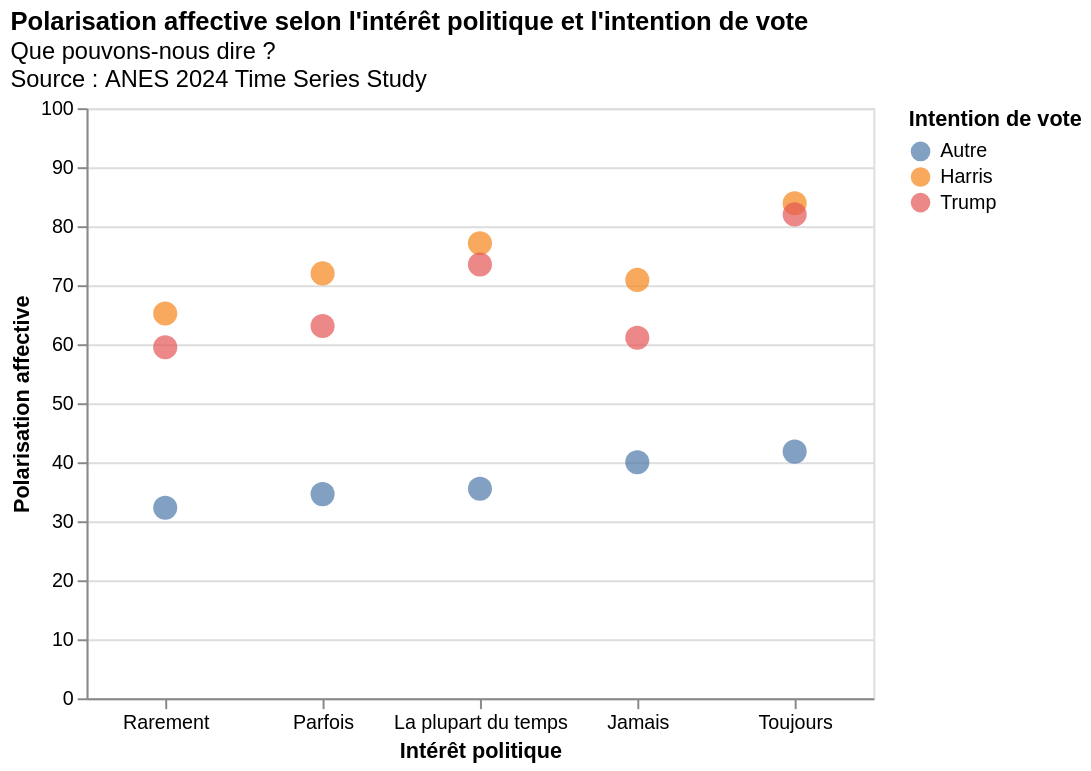

Notebook cell for this chart:
### Markdown cell above
## 4. Ordonner les modalités avec `sort`

Nous remarquons aussi que l'axe X n'est pas trié dans un ordre logique.

Par défaut, Altair trie les catégories par ordre alphabétique. Cependant, cet ordre n'est souvent pas pertinent. 

Nous pouvons trier les catégories manuellement avec une liste.

**Concept :** Le paramètre `sort=` dans l'encodage permet de spécifier l'ordre d'affichage. Nous pouvons utiliser cet élément de différentes manières :
- avec une **liste** de catégories/modalités dans l'ordre souhaité
- `sort="-y"` pour trier par ordre décroissant de l'axe Y
- `sort="y"` pour trier par ordre croissant

### Code cell
# Ordre logique pour l'intérêt politique (du moins intéressé au plus intéressé)
pol_int_order = ["Jamais", "Rarement", "Parfois", "La plupart du temps", "Toujours"]

chart_sorted = (
    alt.Chart(df_means)
    .mark_point(size=150, filled=True)
    .encode(
        x=alt.X(
            "pol_int_label",
            type="ordinal",
            title="Intérêt politique",
            sort="y",  # utilisez ici la liste `pol_int_order`
        ),
        y=alt.Y(
            "aff_pol",
            type="quantitative",
            title="Polarisation affective",
            scale=alt.Scale(domain=[0, 100]),
        ),
        color=alt.Color(
            "vote_int_label",
            type="nominal",
            title="Intention de vote",
        ),
    )
    .properties(
        title=alt.TitleParams(
            text="Polarisation affective selon l'intérêt politique et l'intention de vote",
            subtitle=[
                "Que pouvons-nous dire ?",
                "Source : ANES 2024 Time Series Study",
            ],
            anchor="start",
        ),
        width=400,
        height=300,
    )
    .configure_axis(labelAngle=0)
)

chart_sorted

### Figure 1 — Vega specification as saved in the notebook (floating-point values rounded to 4 significant figures)
{"$schema": "https://vega.github.io/schema/vega/v6.json", "data": [{"name": "source_0"}, {"name": "data_0", "values": [{"aff_pol": 41.8, "pol_int_label": "Toujours", "vote_int_label": "Autre"}, {"aff_pol": 83.9, "pol_int_label": "Toujours", "vote_int_label": "Harris"}, {"aff_pol": 82.0, "pol_int_label": "Toujours", "vote_int_label": "Trump"}, {"aff_pol": 35.5, "pol_int_label": "La plupart du temps", "vote_int_label": "Autre"}, {"aff_pol": 77.1, "pol_int_label": "La plupart du temps", "vote_int_label": "Harris"}, {"aff_pol": 73.5, "pol_int_label": "La plupart du temps", "vote_int_label": "Trump"}, {"aff_pol": 34.6, "pol_int_label": "Parfois", "vote_int_label": "Autre"}, {"aff_pol": 72.0, "pol_int_label": "Parfois", "vote_int_label": "Harris"}, {"aff_pol": 63.1, "pol_int_label": "Parfois", "vote_int_label": "Trump"}, {"aff_pol": 32.3, "pol_int_label": "Rarement", "vote_int_label": "Autre"}, {"aff_pol": 65.2, "pol_int_label": "Rarement", "vote_int_label": "Harris"}, {"aff_pol": 59.5, "pol_int_label": "Rarement", "vote_int_label": "Trump"}, {"aff_pol": 40.0, "pol_int_label": "Jamais", "vote_int_label": "Autre"}, {"aff_pol": 70.9, "pol_int_label": "Jamais", "vote_int_label": "Harris"}, {"aff_pol": 61.1, "pol_int_label": "Jamais", "vote_int_label": "Trump"}]}, {"name": "source_0_x_domain_pol_int_label", "values": [{"pol_int_label": "Toujours", "sort_field": 41.8}, {"pol_int_label": "La plupart du temps", "sort_field": 35.5}, {"pol_int_label": "Parfois", "sort_field": 34.6}, {"pol_int_label": "Rarement", "sort_field": 32.3}, {"pol_int_label": "Jamais", "sort_field": 40.0}]}, {"name": "data_0_color_domain_vote_int_label", "values": [{"vote_int_label": "Autre"}, {"vote_int_label": "Harris"}, {"vote_int_label": "Trump"}]}], "marks": [{"type": "symbol", "name": "marks", "from": {"data": "data_0"}, "encode": {"update": {"y": {"field": "aff_pol", "scale": "y"}, "x": {"field": "pol_int_label", "scale": "x"}, "opacity": {"value": 0.7}, "size": {"value": 150}, "fill": {"field": "vote_int_label", "scale": "color"}}}, "style": ["point"]}], "scales": [{"name": "x", "type": "point", "domain": {"data": "source_0_x_domain_pol_int_label", "field": "pol_int_label", "sort": {"op": "max", "field": "sort_field"}}, "range": [0, {"signal": "width"}], "padding": 0.5}, {"name": "y", "type": "linear", "domain": [0, 100], "range": [{"signal": "height"}, 0], "zero": true}, {"name": "color", "type": "ordinal", "domain": {"data": "data_0_color_domain_vote_int_label", "field": "vote_int_label", "sort": true}, "range": "category"}], "axes": [{"scale": "y", "orient": "left", "gridScale": "x", "aria": false, "tickCount": {"signal": "ceil(height/40)"}, "maxExtent": 0, "grid": true, "minExtent": 0, "labels": false, "ticks": false, "domain": false, "zindex": 0}, {"scale": "x", "labelBaseline": "top", "zindex": 0, "grid": false, "orient": "bottom", "title": "Intérêt politique"}, {"scale": "y", "tickCount": {"signal": "ceil(height/40)"}, "title": "Polarisation affective", "labelAlign": "right", "zindex": 0, "orient": "left", "grid": false, "labelOverlap": true}], "title": {"text": "Polarisation affective selon l'intérêt politique et l'intention de vote", "subtitle": ["Que pouvons-nous dire ?", "Source : ANES 2024 Time Series Study"], "anchor": "start"}, "style": "cell", "background": "white", "padding": 5, "height": 300, "legends": [{"title": "Intention de vote", "fill": "color", "symbolType": "circle", "encode": {"symbols": {"update": {"opacity": {"value": 0.7}}}}}], "config": {"axis": {"labelAngle": 0}}, "width": 400}
